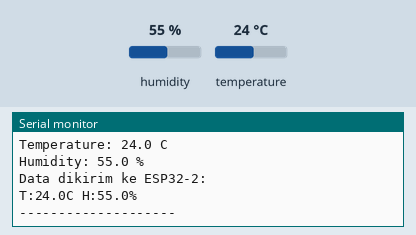
A program run on a simulated ESP32. On the bench: the last lines printed to the serial monitor. The test bench sets the inputs (shaded band); at power-on: humidity 55 %, temperature 24 °C.

Above: at 5.8 s.
5.9 s: humidity set to 22 %
At 11.0 s:
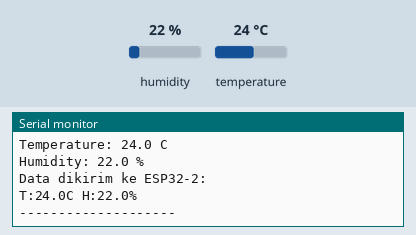
11.9 s: temperature set to 12 °C
At 15.4 s:
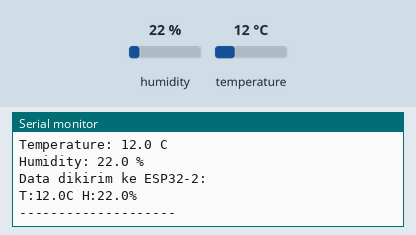
17.9 s: humidity set to 40 %
At 21.0 s:
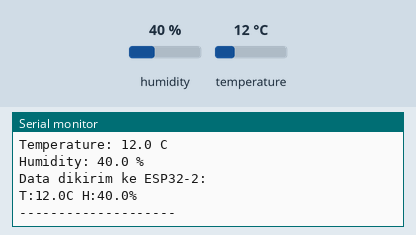
Timing chart, 0 to 22.5 s (numbered marks = the images above; inputs shaded):
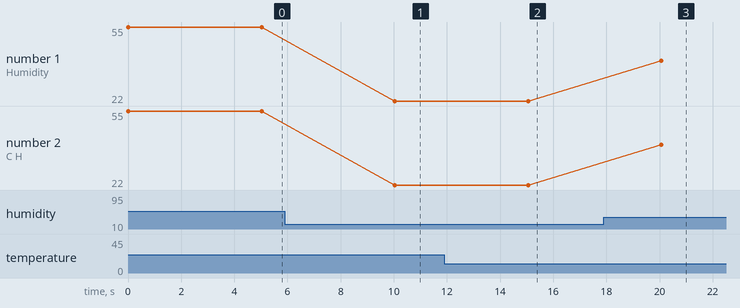

Measured:
- after the input at 5.9 s, the serial monitor: prints a new line after 4.1 s (image 1)
- after the input at 11.9 s, the serial monitor: prints a new line after 3.2 s (image 2)
- after the input at 17.9 s, the serial monitor: prints a new line after 2.2 s (image 3)
- plotted number 1: 55 → 22 after the input at 5.9 s, 22 → 40 after the input at 17.9 s
- plotted number 2: 55 → 22 after the input at 5.9 s, 22 → 40 after the input at 17.9 s

The program:

main.cpp
```cpp
// /*
//   ESP32 Pertama
// */

// #include <Arduino.h>

// void setup() {
//   // put your setup code here, to run once:
//   Serial.begin(115200);
//   Serial.setTimeout(5000);
//   Serial2.begin(115200); // pin default untuk Serial2 adalah RX2 = 16, TX2 = 17
//   Serial.println("Masukkan text (maksimal 16 karakter): ");
//   //mengosongkan buffer serial agar tidak ada data sisa dari percobaan sebelumnya
//   while (Serial.available() > 0) {
//     Serial.read();
//   }
//   while (Serial2.available() > 0) {
//     Serial.read();
//   }
// }

// void loop() {
//   // put your main code here, to run repeatedly:

//   if (Serial.available()) {
//     String data="";
//     //baca data input dari serial monitor sampai menemukan karakter '\n' (enter)
//     data = Serial.readStringUntil('\n');
//     data.trim(); // buang \r atau spasi/whitespace sisa di ujung
//     //Kirim data ke node 2 melalui serial2
//     Serial2.println(data);
//     //Tampilkan status data dikirim ke node 2
//     Serial.println("ESP-1 mengirim data:");
//     Serial.println(data);
//     //delay(1000); //tunggu 1 detik sebelum membaca balasan dari node 2
//     delay(500); //tunggu 0.5 detik sebelum membaca balasan dari node 2
//     //cek apakah ada balasan dari node 2
//     if (Serial2.available()) {
//       String data="";
//       //baca data input dari esp2
//       data = Serial2.readStringUntil('\n');
//       data.trim(); // buang \r atau spasi/whitespace sisa di ujung
//       //tampilkan balasan dari node 2
//       Serial.println("ESP-2 Konfirmasi data diterima:");
//       Serial.println(data);
//     }
//     //Meminta data berikutnya
//     Serial.println("Masukkan text (maksimal 16 karakter): ");
//   }
// }
/*
  ESP32 Pertama
  DHT11 -> UART2 -> ESP32 Kedua
*/

#include <Arduino.h>
#include "DHTesp.h"

// Pin DHT11
#define DHT_PIN 18

// Membuat objek DHT
DHTesp dht;

void setup() {

  // Serial Monitor
  Serial.begin(115200);

  // UART2
  // RX2 = GPIO16
  // TX2 = GPIO17
  Serial2.begin(115200);

  // Inisialisasi DHT11
  dht.setup(DHT_PIN, DHTesp::DHT11);

  Serial.println("ESP32-1 siap.");
  Serial.println("Membaca DHT11 setiap 5 detik...");
}

void loop() {

  // Membaca data dari DHT11
  TempAndHumidity data = dht.getTempAndHumidity();

  // Cek apakah pembacaan berhasil
  if (isnan(data.temperature) || isnan(data.humidity)) {
    Serial.println("Gagal membaca DHT11!");
    delay(5000);
    return;
  }

  // Membuat data yang akan dikirim
  String pesan = "T:" + String(data.temperature, 1) +
                 "C H:" + String(data.humidity, 1) + "%";

  // Tampilkan hasil pembacaan di Serial Monitor
  Serial.println("Data DHT11:");
  Serial.print("Temperature: ");
  Serial.print(data.temperature, 1);
  Serial.println(" C");

  Serial.print("Humidity: ");
  Serial.print(data.humidity, 1);
  Serial.println(" %");

  // Kirim data ke ESP32-2 melalui UART2
  Serial2.println(pesan);

  Serial.println("Data dikirim ke ESP32-2:");
  Serial.println(pesan);

  Serial.println("--------------------");

  // Baca sensor setiap 5 detik
  delay(5000);
}
```
